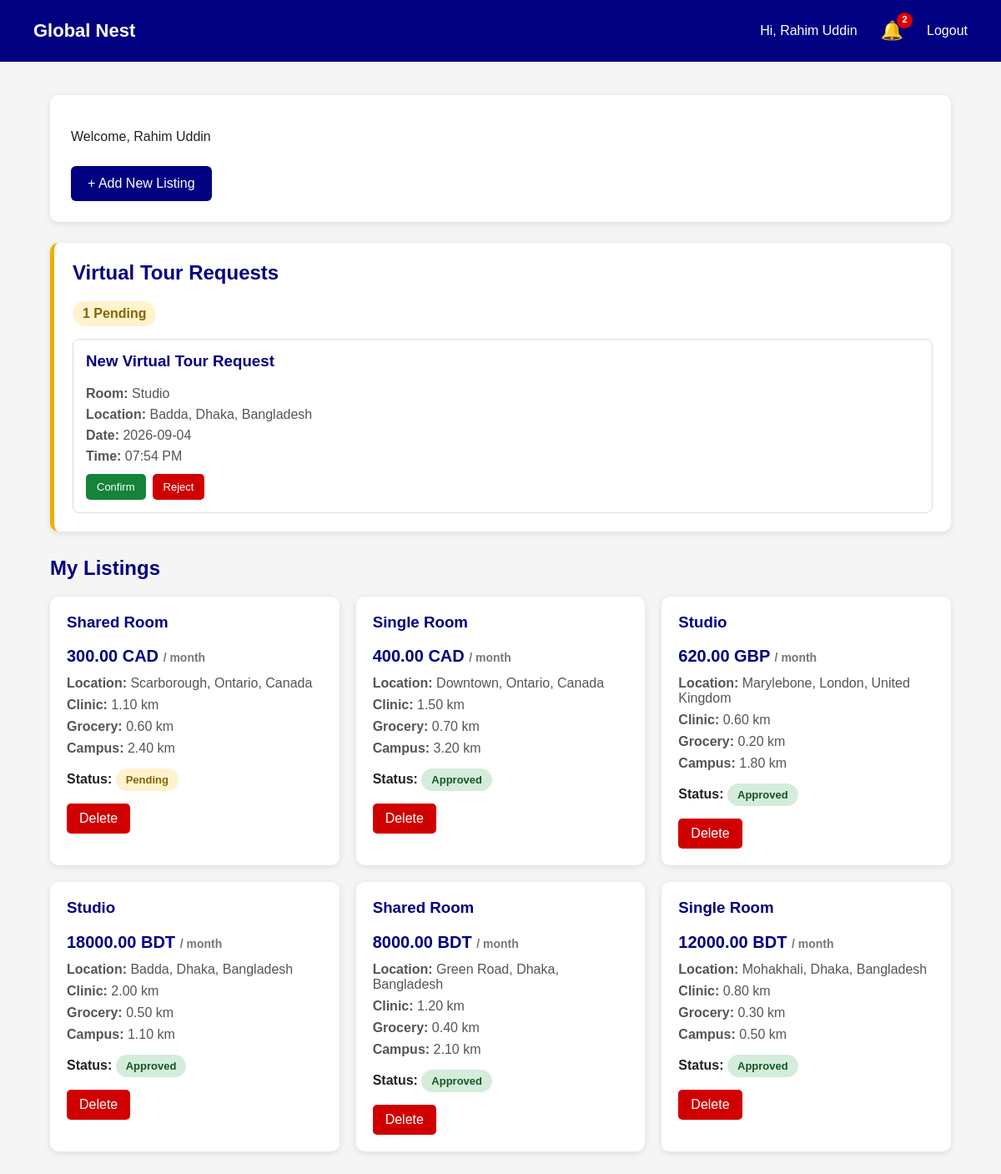
/provider_dashboard.php (signed in), run on the app's committed database.
### tables this page shows
CREATE TABLE `virtual_tour_bookings` (
  `id` int(11) NOT NULL,
  `listing_id` int(11) NOT NULL,
  `student_id` int(11) NOT NULL,
  `provider_id` int(11) NOT NULL,
  `tour_date` date NOT NULL,
  `tour_time` time NOT NULL,
  `status` varchar(20) DEFAULT 'Pending',
  `created_at` datetime DEFAULT current_timestamp()
);

CREATE TABLE `listings` (
  `ListingID` int(11) NOT NULL,
  `Price` decimal(10,2) NOT NULL,
  `Currency` varchar(10) NOT NULL,
  `RoomType` varchar(50) DEFAULT NULL,
  `Country` varchar(50) DEFAULT NULL,
  `State` varchar(50) DEFAULT NULL,
  `Neighbourhood` varchar(100) DEFAULT NULL,
  `Clinic` decimal(5,2) DEFAULT NULL,
  `Grocery` decimal(5,2) DEFAULT NULL,
  `Campus` decimal(5,2) DEFAULT NULL,
  `Legal_doc` varchar(255) DEFAULT NULL,
  `Admin_ID` int(11) DEFAULT NULL,
  `Provider_ID` int(11) NOT NULL,
  `Verification_Status` varchar(20) NOT NULL DEFAULT 'Pending'
);

### provider_dashboard.php (the view, shortened to what this page needs)
<?php
include "DBconnect.php";
$provider_id = $_SESSION["Provider_ID"];
$sql = "SELECT * FROM Listings
        WHERE Provider_ID = '$provider_id'
        ORDER BY ListingID DESC";
$result = mysqli_query($conn, $sql);
$notification_count = 0;
$notification_sql = "SELECT *
                     FROM notifications n
                     WHERE n.user_id = '$provider_id'
                     ORDER BY n.created_at DESC
                     LIMIT 10";
$notification_result = mysqli_query($conn, $notification_sql);
if ($notification_result) {
    while ($notification = mysqli_fetch_assoc($notification_result)) {
        if (isset($notification["is_read"]) && $notification["is_read"] == 0) {
            $notification_count++;
        }
    }
}
$pending_tours = [];
$tour_sql = "SELECT
                v.id,
                v.listing_id,
                v.student_id,
                v.tour_date,
                v.tour_time,
                v.status,
                l.RoomType,
                l.Neighbourhood,
                l.State,
                l.Country
             FROM virtual_tour_bookings v
             LEFT JOIN Listings l
                ON v.listing_id = l.ListingID
            LEFT JOIN Student s
                ON v.student_id = s.Std_ID
             WHERE v.provider_id = '$provider_id'
             AND v.status = 'Pending'
             ORDER BY v.tour_date ASC, v.tour_time ASC";
$tour_result = mysqli_query($conn, $tour_sql);
if ($tour_result) {
    while ($tour = mysqli_fetch_assoc($tour_result)) {
        $pending_tours[] = $tour;
    }
}
$pending_tour_count = count($pending_tours);
?>
<!DOCTYPE html>
<html>
<head>
</head>
<body>
<div class="header">
    <div class="logo">
        Global Nest
    </div>
    <div class="header-right">
        <span>
            Hi,
            <?php
            echo htmlspecialchars($_SESSION["provider_name"]);
            ?>
        </span>
        <div class="notification-wrapper">
            <button
                type="button"
                class="notification-button"
                onclick="toggleNotifications()"
                title="Notifications"
            >
                🔔
                <?php if ($notification_count > 0) { ?>
                    <span class="notification-badge">
                        <?php echo $notification_count; ?>
                    </span>
                <?php } ?>
            </button>
        </div>
        <a href="logout.php">
            Logout
        </a>
    </div>
</div>
<div class="container">
    <div class="welcome">
        <p>
            Welcome,
            <?php
            echo htmlspecialchars($_SESSION["provider_name"]);
            ?>
        </p>
        <a
            href="add_listing.php"
            class="add-button"
        >
            + Add New Listing
        </a>
    </div>
    <?php if ($pending_tour_count > 0) { ?>
        <div class="request-box">
            <h2>
                Virtual Tour Requests
            </h2>
            <span class="request-count">
                <?php echo $pending_tour_count; ?> Pending
            </span>
            <?php foreach ($pending_tours as $tour) { ?>
                <div class="tour-request">
                    <h3>
                        New Virtual Tour Request
                    </h3>
                    <p>
                        <strong>Room:</strong>
                        <?php
                        echo htmlspecialchars($tour["RoomType"]);
                        ?>
                    </p>
                    <p>
                        <strong>Location:</strong>
                        <?php
                        echo htmlspecialchars($tour["Neighbourhood"]);
                        ?>,
                        <?php
                        echo htmlspecialchars($tour["State"]);
                        ?>,
                        <?php
                        echo htmlspecialchars($tour["Country"]);
                        ?>
                    </p>
                    <p>
                        <strong>Date:</strong>
                        <?php
                        echo htmlspecialchars($tour["tour_date"]);
                        ?>
                    </p>
                    <p>
                        <strong>Time:</strong>
                        <?php
                        echo htmlspecialchars(
                            date(
                                "h:i A",
                                strtotime($tour["tour_time"])
                            )
                        );
                        ?>
                    </p>
                    <div class="notification-actions">
                        <a
                            href="provider_dashboard.php?tour_action=confirm&tour_id=<?php echo $tour["id"]; ?>"
                            class="confirm-button"
                            onclick="return confirm('Confirm this virtual tour?');"
                        >
                            Confirm
                        </a>
                        <a
                            href="provider_dashboard.php?tour_action=reject&tour_id=<?php echo $tour["id"]; ?>"
                            class="reject-button"
                            onclick="return confirm('Reject this virtual tour request?');"
                        >
                            Reject
                        </a>
                    </div>
                </div>
            <?php } ?>
        </div>
    <?php } ?>
    <h2 class="listings-title">
        My Listings
    </h2>
    <?php if ($result && mysqli_num_rows($result) > 0) { ?>
        <div class="listing-grid">
            <?php while ($listing = mysqli_fetch_assoc($result)) { ?>
                <div class="listing-card">
                    <h3>
                        <?php
                        echo htmlspecialchars(
                            $listing["RoomType"]
                        );
                        ?>
                    </h3>
                    <div class="price">
                        <?php
                        echo htmlspecialchars(
                            $listing["Price"]
                        );
                        ?>
                        <?php
                        echo htmlspecialchars(
                            $listing["Currency"]
                        );
                        ?>
                        <span
                            style="
                            font-size:14px;
                            color:#777;
                            "
                        >
                            / month
                        </span>
                    </div>
                    <div class="listing-info">
                        <strong>
                            Location:
                        </strong>
                        <?php
                        echo htmlspecialchars(
                            $listing["Neighbourhood"]
                        );
                        ?>,
                        <?php
                        echo htmlspecialchars(
                            $listing["State"]
                        );
                        ?>,
                        <?php
                        echo htmlspecialchars(
                            $listing["Country"]
                        );
                        ?>
                    </div>
                    <div class="listing-info">
                        <strong>
                            Clinic:
                        </strong>
                        <?php
                        echo htmlspecialchars(
                            $listing["Clinic"]
                        );
                        ?>
                        km
                    </div>
                    <div class="listing-info">
                        <strong>
                            Grocery:
                        </strong>
                        <?php
                        echo htmlspecialchars(
                            $listing["Grocery"]
                        );
                        ?>
                        km
                    </div>
                    <div class="listing-info">
                        <strong>
                            Campus:
                        </strong>
                        <?php
                        echo htmlspecialchars(
                            $listing["Campus"]
                        );
                        ?>
                        km
                    </div>
                    <div style="margin-top:15px;">
                        <strong>
                            Status:
                        </strong>
                        <?php
                        $status =
                            $listing["Verification_Status"];
                        if ($status == "Pending") {
                            echo '<span class="status pending">
                                    Pending
                                  </span>';
                        }
                        else if ($status == "Approved") {
                            echo '<span class="status approved">
                                    Approved
                                  </span>';
                        }
                        ?>
                    </div>
                    <a
                        href="provider_dashboard.php?delete=<?php echo $listing["ListingID"]; ?>"
                        class="delete-button"
                        onclick="return confirm('Are you sure you want to delete this listing?');"
                    >
                        Delete
                    </a>
                </div>
            <?php } ?>
        </div>
    <?php } ?>
</div>
</body>
</html>

### provider_dashboard.php (style rules this page uses)
* { box-sizing: border-box; }
body { margin: 0; font-family: Arial, sans-serif; background-color: #f5f5f5; color: #222; }
.header { background-color: navy; color: white; padding: 20px 40px; display: flex; justify-content: space-between; align-items: center; }
.logo { font-size: 22px; font-weight: bold; }
.header-right { display: flex; align-items: center; gap: 20px; }
.header a { color: white; text-decoration: none; }
.notification-wrapper { position: relative; }
.notification-button { border: none; background: transparent; color: white; cursor: pointer; font-size: 22px; position: relative; padding: 4px 8px; }
.notification-badge { position: absolute; top: -5px; right: -3px; min-width: 19px; height: 19px; padding: 2px 5px; border-radius: 20px; background: #e00000; color: white; font-size: 11px; font-weight: bold; text-align: center; }
.notification-actions { margin-top: 12px; display: flex; gap: 8px; }
.confirm-button, .reject-button { border: none; padding: 8px 13px; border-radius: 5px; color: white; cursor: pointer; text-decoration: none; font-size: 13px; }
.confirm-button { background: #16833b; }
.reject-button { background: #d00000; }
.container { width: 90%; max-width: 1100px; margin: 40px auto; }
.welcome { background-color: white; padding: 25px; border-radius: 10px; margin-bottom: 25px; box-shadow: 0 2px 8px rgba(0,0,0,0.10); }
.add-button { display: inline-block; background-color: navy; color: white; padding: 12px 20px; text-decoration: none; border-radius: 6px; margin-top: 10px; }
.request-box { background-color: white; padding: 22px; border-radius: 10px; margin-bottom: 30px; box-shadow: 0 2px 8px rgba(0,0,0,0.10); border-left: 5px solid #f0ad00; }
.request-box h2 { color: navy; margin-top: 0; }
.request-count { display: inline-block; background: #fff3cd; color: #856404; padding: 6px 12px; border-radius: 15px; font-weight: bold; }
.tour-request { border: 1px solid #ddd; border-radius: 8px; padding: 15px; margin-top: 15px; background: #fff; }
.tour-request h3 { color: navy; margin-top: 0; }
.tour-request p { margin: 7px 0; color: #555; }
.listings-title { margin-top: 30px; color: navy; }
.listing-grid { display: grid; grid-template-columns: repeat(auto-fit, minmax(280px, 1fr)); gap: 20px; }
.listing-card { background-color: white; padding: 20px; border-radius: 10px; box-shadow: 0 2px 8px rgba(0,0,0,0.10); }
.listing-card h3 { color: navy; margin-top: 0; }
.listing-info { margin: 8px 0; color: #555; }
.price { font-size: 20px; font-weight: bold; color: navy; margin: 12px 0; }
.status { display: inline-block; padding: 6px 12px; border-radius: 15px; font-size: 13px; font-weight: bold; }
.pending { background-color: #fff3cd; color: #856404; }
.approved { background-color: #d4edda; color: #155724; }
.delete-button { display: inline-block; margin-top: 15px; padding: 9px 15px; background-color: #d00000; color: white; text-decoration: none; border-radius: 5px; }

### data on the page
virtual_tour_bookings: listing.RoomType "Studio", listing.Neighbourhood "Badda", listing.State "Dhaka", listing.Country "Bangladesh", tour_date "2026-09-04", tour_time "07:54 PM"
listings: RoomType "Shared Room", Price "300.00", Currency "CAD", Neighbourhood "Scarborough", State "Ontario", Country "Canada", Clinic "1.10", Grocery "0.60", Campus "2.40", Verification_Status "Pending"
listings: RoomType "Single Room", Price "400.00", Currency "CAD", Neighbourhood "Downtown", State "Ontario", Country "Canada", Clinic "1.50", Grocery "0.70", Campus "3.20", Verification_Status "Approved"
listings: RoomType "Studio", Price "620.00", Currency "GBP", Neighbourhood "Marylebone", State "London", Country "United Kingdom", Clinic "0.60", Grocery "0.20", Campus "1.80", Verification_Status "Approved"
listings: RoomType "Studio", Price "18000.00", Currency "BDT", Neighbourhood "Badda", State "Dhaka", Country "Bangladesh", Clinic "2.00", Grocery "0.50", Campus "1.10", Verification_Status "Approved"
listings: RoomType "Shared Room", Price "8000.00", Currency "BDT", Neighbourhood "Green Road", State "Dhaka", Country "Bangladesh", Clinic "1.20", Grocery "0.40", Campus "2.10", Verification_Status "Approved"
listings: RoomType "Single Room", Price "12000.00", Currency "BDT", Neighbourhood "Mohakhali", State "Dhaka", Country "Bangladesh", Clinic "0.80", Grocery "0.30", Campus "0.50", Verification_Status "Approved"

### other printed values
$_SESSION["provider_name"] "Rahim Uddin"
$notification_count "2"
$pending_tour_count "1"
